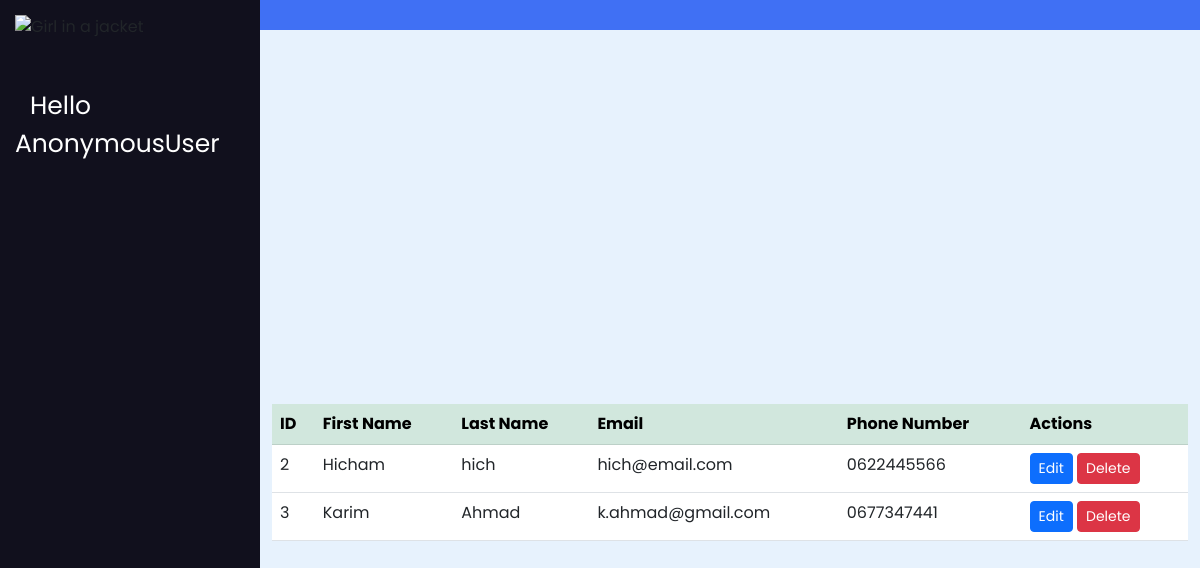
/list_professors/, run on the app's committed database.
### exam_app/models.py (models this page shows, shortened)
class Professor(models.Model):
    first_name = models.CharField(max_length=100)
    last_name = models.CharField(max_length=100)
    email = models.EmailField()
    phone_number = models.CharField(max_length=20)

### exam_app/views.py (the view)
# urls.py: path('list_professors/', professorListView, name="list_professors"),
def professorListView(request):
    professors = Professor.objects.all()
    return render(request, 'list_professor.html', {'professors': professors})

### exam_app/templates/list_professor.html
{% extends "base.html" %}
{% block content %}
<div class="container">
  <table class="table table-hover">
    <thead class="table-success">
      <th>ID</th>
      <th>First Name</th>
      <th>Last Name</th>
      <th>Email</th>
      <th>Phone Number</th>
      <th>Actions</th>
    </thead>
    <tbody>
      {% for professor in professors %}
      <tr>
        <td>{{ professor.id }}</td>
        <td>{{ professor.first_name }}</td>
        <td>{{ professor.last_name }}</td>
        <td>{{ professor.email }}</td>
        <td>{{ professor.phone_number }}</td>
        <td>
          <a class="btn btn-sm btn-primary" href="{% url 'update_professors' professor.id %}">Edit</a>
          <a class="btn btn-sm btn-danger" href="{% url 'delete_professors' professor.id %}">Delete</a>
        </td>
      </tr>
      {% endfor %}
    </tbody>
  </table>
</div>
{% endblock content %}

### exam_app/static/css/style.css (style rules this page uses)
* { margin: 0; padding: 0; box-sizing: border-box; font-family: "Poppins", sans-serif; }

### data on the page
Professor: id "2", first_name "Hicham", last_name "hich", email "hich@email.com", phone_number "0622445566"
Professor: id "3", first_name "Karim", last_name "Ahmad", email "k.ahmad@gmail.com", phone_number "0677347441"

### other printed values
{{ request.user }} "AnonymousUser"
